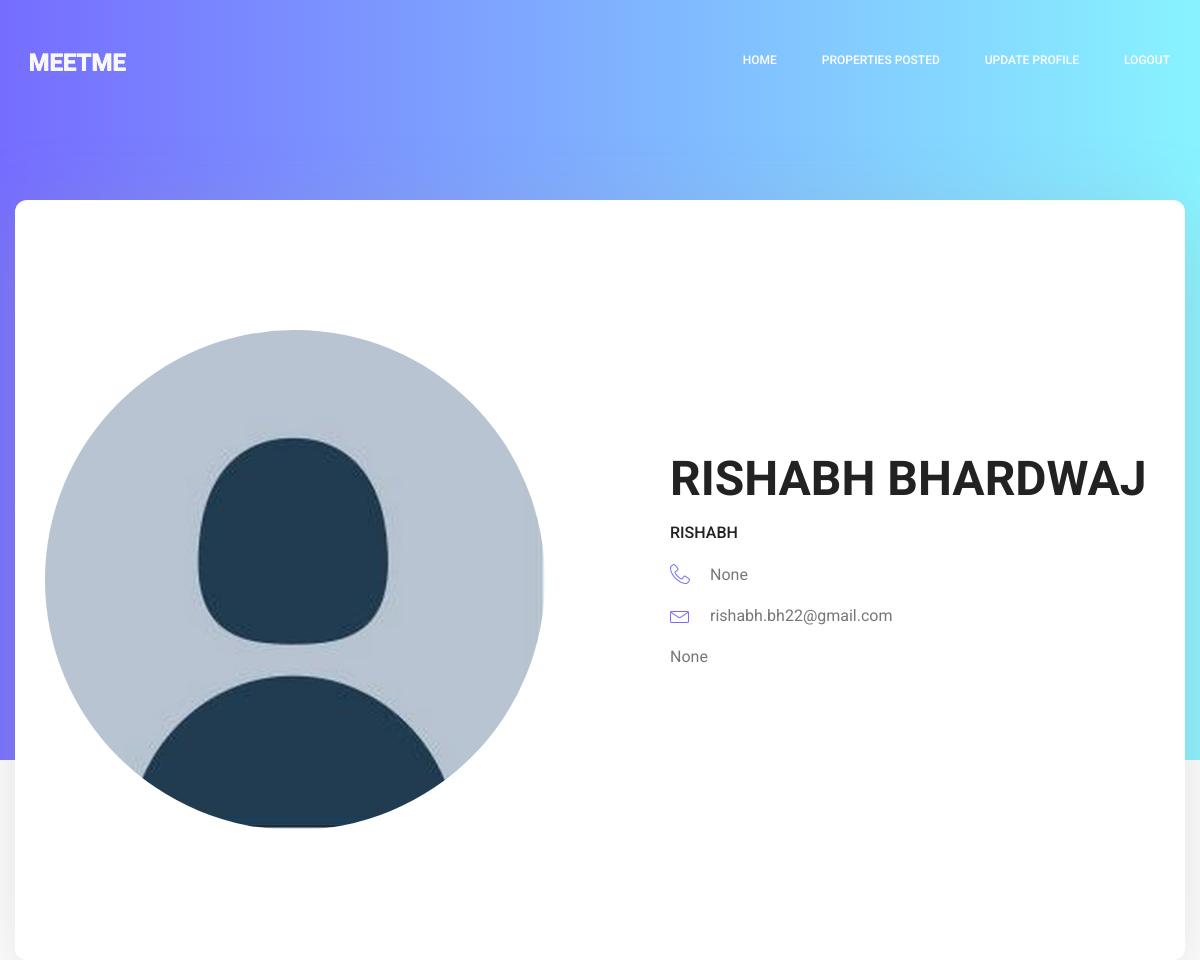
The app's page /profile/ (signed in), older data.
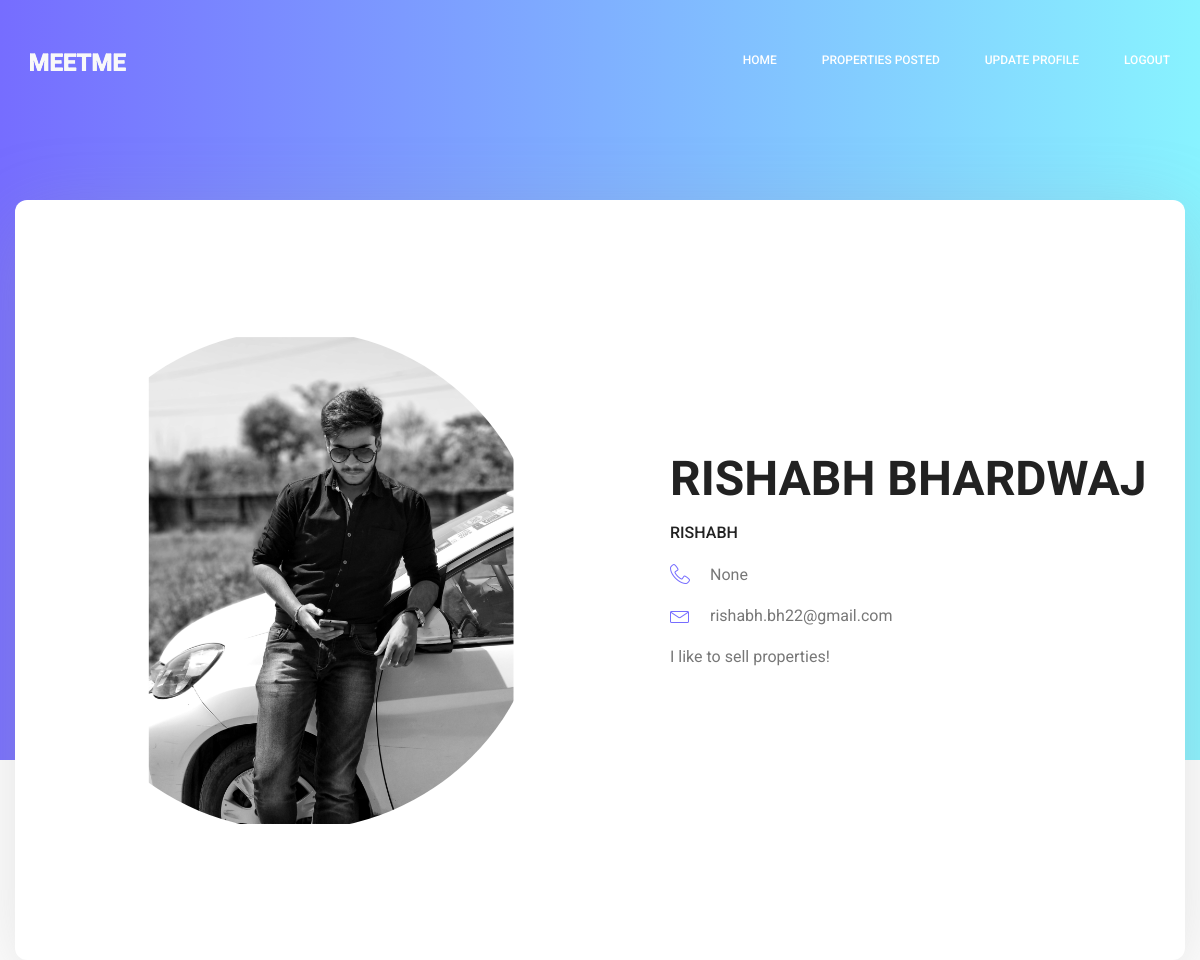
The same page, newer data.
### loginRegister/models.py (models this page shows)
class Profile(User):
    user = models.OneToOneField(User, on_delete=models.CASCADE, primary_key=True, parent_link=True)
    is_seller = models.BooleanField(default=False, verbose_name='Seller')
    profile_pic = models.ImageField(upload_to='user_profilePics/', default='static/profile_pic.jpeg')
    description = models.TextField(null=True, blank=True)
    email_id = models.EmailField(unique=True)
    phone_num = models.IntegerField(null=True)

### loginRegister/views.py (the view, shortened to what this page needs)
# urls.py: path('profile/', views.Dashboard.as_view(), name='dashboard'),
class Dashboard(View):
    def get(self, request):
        return self.show_user()
    def show_user(self):
        username = self.request.session.get('current_user')
        try:
            current_user = Profile.objects.get(username=username)
            user = {'user': current_user}
            is_seller = self.request.session.get('is_seller', False)
            if is_seller:
                return render(self.request, 'dashboard.html', context=user)
            else:
                return render(self.request, 'dashboard.html', context=user)
        except Profile.DoesNotExist:
            messages.add_message(self.request, messages.INFO, "Please Login first to view dashboard!")
            return redirect('login')

### loginRegister/templates/dashboard.html (shortened to what this page needs)
{% load static %}
{% load crispy_forms_tags %}
<!doctype html>
<html lang="en">
    <head>
        <link rel="stylesheet" href="{% static 'dashboard/css/bootstrap.css' %}">
        <link rel="stylesheet" href="{% static 'dashboard/vendors/linericon/style.css' %}">
        <link rel="stylesheet" href="{% static 'dashboard/css/font-awesome.min.css' %}">
        <link rel="stylesheet" href="{% static 'dashboard/vendors/owl-carousel/owl.carousel.min.css' %}">
        <link rel="stylesheet" href="{% static 'dashboard/vendors/lightbox/simpleLightbox.css' %}">
        <link rel="stylesheet" href="{% static 'dashboard/vendors/nice-select/css/nice-select.css' %}">
        <link rel="stylesheet" href="{% static 'dashboard/vendors/animate-css/animate.css' %}">
        <link rel="stylesheet" href="{% static 'dashboard/vendors/popup/magnific-popup.css' %}">
        <link rel="stylesheet" href="{% static 'dashboard/vendors/flaticon/flaticon.css' %}">
        <link rel="stylesheet" href="{% static 'dashboard/css/style.css' %}">
        <link rel="stylesheet" href="{% static 'dashboard/css/responsive.css' %}">
    </head>
    <body>
        <header class="header_area">
            <div class="main_menu">
            	<nav class="navbar navbar-expand-lg navbar-light">
					<div class="container box_1620">
						<a class="navbar-brand logo_h" href="index.html"><img src="{% static 'dashboard/img/logo.png' %}" alt=""></a>
						<div class="collapse navbar-collapse offset" id="navbarSupportedContent">
							<ul class="nav navbar-nav menu_nav ml-auto">
								<li class="nav-item active"><a class="nav-link" href="index.html">Home</a></li>
								<li class="nav-item"><a class="nav-link" href="about-us.html">Properties Posted</a></li>
                                <li class="nav-item"><form method="POST">
                                    <input style="color:white; background:none; border:none;" class="nav-link" type="Submit" name="update_profile_button" value="Update Profile">
                                </form></li>
                                <li class="nav-item"><a class="nav-link" href="{% url 'logout' %}">Logout</a></li>
							</ul>
						</div>
					</div>
            	</nav>
            </div>
        </header>
        <section class="home_banner_area">
           	<div class="container box_1620">
           		<div class="banner_inner d-flex align-items-center">
					<div class="banner_content">
						<div class="media">
							<div class="d-flex">
								<img src="{{user.profile_pic.url}}" height="500" width="500" style="border-radius:50%" alt="">
							</div>
							<div class="media-body">
								<div class="personal_text">
									<h3>{{user.first_name}} {{user.last_name}}</h3>
									<h4>{{user.username}}</h4>
									<ul class="list basic_info">
										<li><a href="#"><i class="lnr lnr-phone-handset"></i> {{user.phone_num}}</a></li>
										<li><a href="#"><i class="lnr lnr-envelope"></i>{{user.email_id}}</a></li>
                                        <li><p>{{user.description}}</p></li>
									</ul>
								</div>
							</div>
						</div>
					</div>
				</div>
            </div>
        </section>
    </body>
</html>

### loginRegister/static/dashboard/css/style.css (style rules this page uses)
.list { list-style: none; margin: 0px; padding: 0px; }
a { text-decoration: none; transition: all 0.3s ease-in-out; }
body { line-height: 26px; font-size: 16px; font-family: "Roboto", sans-serif; font-weight: normal; color: #777777; }
h1, h2, h3, h4, h5, h6 { font-family: "Heebo", sans-serif; font-weight: bold; }
@media (min-width: 1200px) { .container { max-width: 1170px; } }
.header_area { position: absolute; width: 100%; top: 0; left: 0; z-index: 99; transition: background 0.4s, all 0.3s linear; }
.header_area .navbar { background: transparent; padding: 0px; border: 0px; border-radius: 0px; }
.header_area .navbar .nav .nav-item { margin-right: 45px; }
.header_area .navbar .nav .nav-item .nav-link { font: 500 12px/120px "Roboto", sans-serif; text-transform: uppercase; color: #fff; padding: 0px; display: inline-block; }
.header_area .navbar .nav .nav-item .nav-link:after { display: none; }
.header_area .navbar .nav .nav-item:hover .nav-link, .header_area .navbar .nav .nav-item.active .nav-link { color: #fff; }
.header_area .navbar .nav .nav-item:last-child { margin-right: 0px; }
.home_banner_area { position: relative; z-index: 1; background-image: -moz-linear-gradient(0deg, #766dff 0%, #88f3ff 100%); background-image: -webkit-linear-gradient(0deg, #766dff 0%, #88f3ff 100%); background-image: -ms-linear-gradient(0deg, #766dff 0%, #88f3ff 100%); margin-bottom: 200px; }
.home_banner_area .box_1620 { min-height: 700px; border-radius: 12px; position: relative; bottom: -200px; background: #fff; padding: 30px; box-shadow: 0px 20px 80px 0px rgba(153, 153, 153, 0.3); }
.home_banner_area .banner_inner { position: relative; width: 100%; min-height: 700px; display: flex; }
.home_banner_area .banner_inner .banner_content { color: #222222; vertical-align: middle; align-self: center; text-align: left; }
.home_banner_area .banner_inner .banner_content .media .d-flex { padding-right: 125px; }
.home_banner_area .banner_inner .banner_content .media .media-body { vertical-align: middle; align-self: center; }
h3 { font-size: 24px; }
h4 { font-size: 18px; }
.personal_text h4 { font-size: 16px; font-weight: 500; font-family: "Roboto", sans-serif; text-transform: uppercase; margin-bottom: 20px; color: #222222; }
.personal_text h3 { font-size: 48px; text-transform: uppercase; margin-bottom: 15px; color: #222222; }
.personal_text p { font-family: "Roboto", sans-serif; max-width: 540px; color: #777777; margin-bottom: 40px; }
.personal_text .basic_info li { margin-bottom: 15px; }
.personal_text .basic_info li a { position: relative; padding-left: 40px; font-size: 16px; color: #777777; }
.personal_text .basic_info li a i { position: absolute; left: 0px; top: 50%; transform: translateY(-50%); font-size: 20px; color: #766dff; }
.personal_text .basic_info li:last-child { margin-bottom: 0px; }

Row changes from the older to the newer data that the page shows:
changed Profile "None": profile_pic: a different picture; description "None" → "I like to sell properties!"
